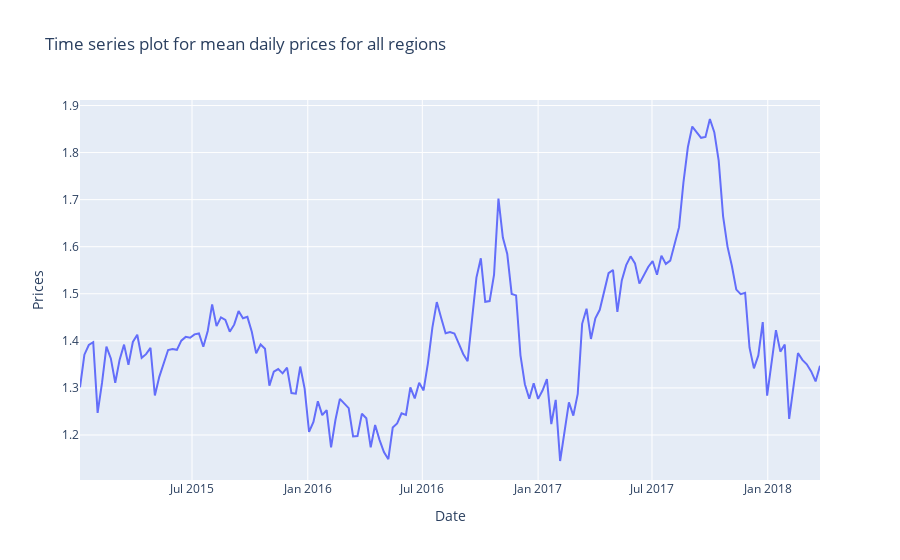

Write notebook code for a chart like this one.
### Code cell
import matplotlib.pyplot as plt
import seaborn as sns
import plotly
from plotly.offline import init_notebook_mode, iplot
import plotly.graph_objs as go
init_notebook_mode(connected=True)
plt.style.use('fivethirtyeight')

scatter = go.Scatter(x = data.groupby('Date').mean().index, y = data.groupby('Date').mean().AveragePrice , name = 'avg price')

layout = go.Layout(title = 'Time series plot for mean daily prices for all regions', xaxis ={'title':'Date'}, yaxis = {'title':'Prices'})
figure = go.Figure(data = [scatter], layout = layout)
iplot(figure)

### Figure 1 — Plotly figure (JSON) as saved in the notebook; plotly's stock layout.template omitted (floating-point values rounded to 4 significant figures; data arrays with more than 128 entries replaced by an {"elided": "..."} marker saying what was removed)
{"data": [{"name": "avg price", "type": "scatter", "x": {"elided": "169 str values"}, "y": {"elided": "169 float values"}}], "layout": {"title": {"text": "Time series plot for mean daily prices for all regions"}, "xaxis": {"title": {"text": "Date"}}, "yaxis": {"title": {"text": "Prices"}}}}
